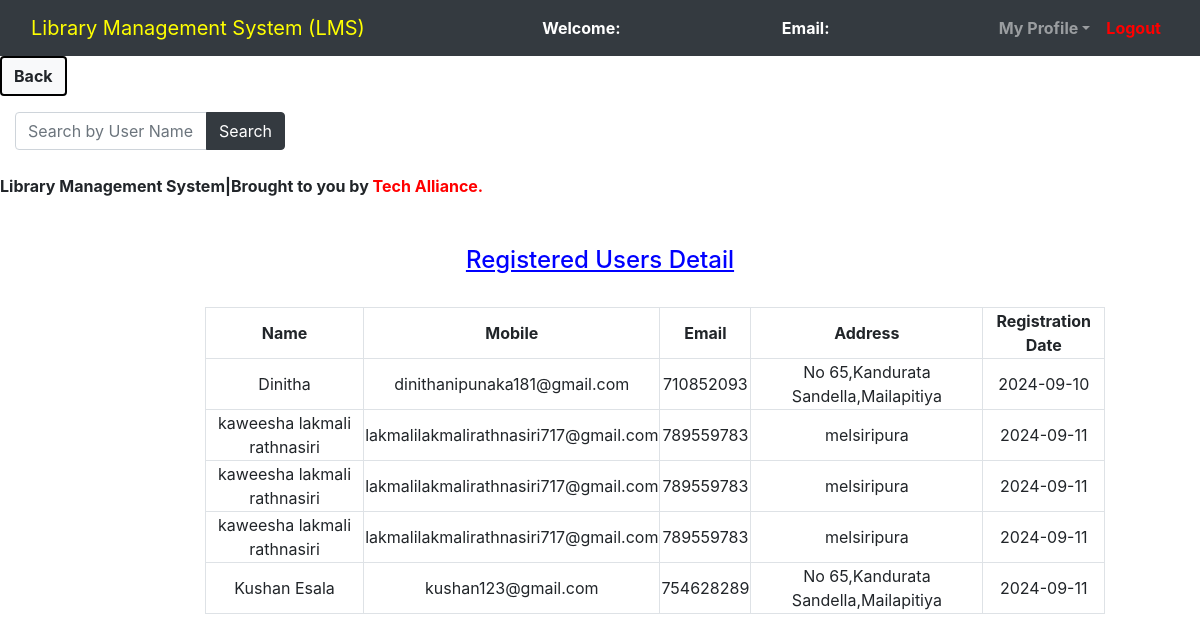
/super_admin/Regusers.php, run on the app's committed database.
### tables this page shows
CREATE TABLE `users` (
  `id` int(11) NOT NULL,
  `name` varchar(50) NOT NULL,
  `email` varchar(100) NOT NULL,
  `password` varchar(255) NOT NULL,
  `mobile` int(10) DEFAULT NULL,
  `address` varchar(250) DEFAULT NULL,
  `photo` varchar(200) DEFAULT NULL,
  `reg_date` date NOT NULL,
  `role` varchar(20) DEFAULT NULL
);

### super_admin/Regusers.php (the view, shortened to what this page needs)
<?php
	$connection = mysqli_connect("localhost","root","");
?>
<!DOCTYPE html>
<html>
<head>
	<link rel="stylesheet" type="text/css" href="../bootstrap-4.4.1/css/bootstrap.min.css">
</head>
<body>
	<nav class="navbar navbar-expand-lg navbar-dark bg-dark">
		<div class="container-fluid">
			<div class="navbar-header">
				<a class="navbar-brand" href="super_admin_dashboard.php"style=color:yellow;>Library Management System (LMS)</style></a>
			</div>
			<font style="color: white"><span><strong>Welcome: <?php echo $_SESSION['name'];?></strong></span></font>
			<font style="color: white"><span><strong>Email: <?php echo $_SESSION['email'];?></strong></font>
		    <ul class="nav navbar-nav navbar-right">
		      <li class="nav-item dropdown">
	        	<a class="nav-link dropdown-toggle" data-toggle="dropdown"><b>My Profile</b></a>
		      </li>
		      <li class="nav-item">
		        <a class="nav-link" href="../logout.php"style=color:red;><b>Logout</b></style></a>
		      </li>
		    </ul>
		</div>
	</nav>
	<a href="super_admin_dashboard.php" class="btn btn-light" style="border: 2px solid black;"><b>Back</b></a>
    <div class="container-fluid">
        <div class="row">
            <div class="col-md-3">
                <form method="GET" action="">
                    <div class="input-group mt-3">
                        <input type="text" class="form-control" name="search" placeholder="Search by User Name or ID">
                        <div class="input-group-append">
                            <button class="btn btn-dark" type="submit">Search</button>
                        </div>
                    </div>
                </form>
            </div>
            <div class="col-md-9">
            </div>
        </div>
    </div>
<?php
$query = "SELECT id, name, email, password, mobile, address, reg_date FROM users WHERE role = 'user'";
?>
	<br>
	<span><marquee><b>Library Management System|Brought to you by <span style=color:red;>Tech Alliance</style>.</b></marquee></span><br><br>
		<center><h4 style=color:blue;><u>Registered Users Detail</u></h4><br></center>
		<div class="row">
			<div class="col-md-2"></div>
			<div class="col-md-8">
				<form>
					<table class="table-bordered" width="900px" style="text-align: center">
						<tr>
							<th>Name</th>
							<th>Mobile</th>
							<th>Email</th>
							<th>Address</th>
							<th>Registration Date</th>
						</tr>
					<?php
						$query_run = mysqli_query($connection,$query);
						while ($row = mysqli_fetch_assoc($query_run)){
							$name = $row['name'];
							$email = $row['email'];
							$mobile = $row['mobile'];
							$address = $row['address'];
							$reg_date = $row['reg_date'];
					?>
						<tr>
							<td><?php echo $name;?></td>
							<td><?php echo $email;?></td>
							<td><?php echo $mobile;?></td>
							<td><?php echo $address;?></td>
							<td><?php echo $reg_date;?></td>
						</tr>
					<?php
						}
					?>
				</table>
				</form>
			</div>
			<div class="col-md-2"></div>
		</div>
</body>
</html>

### data on the page
users: name "Dinitha", email "dinithanipunaka181@gmail.com", mobile "710852093", address "No 65,Kandurata Sandella,Mailapitiya", reg_date "2024-09-10"
users: name "kaweesha lakmali rathnasiri", email "lakmalilakmalirathnasiri717@gmail.com", mobile "789559783", address "melsiripura", reg_date "2024-09-11"
users: name "kaweesha lakmali rathnasiri", email "lakmalilakmalirathnasiri717@gmail.com", mobile "789559783", address "melsiripura", reg_date "2024-09-11"
users: name "kaweesha lakmali rathnasiri", email "lakmalilakmalirathnasiri717@gmail.com", mobile "789559783", address "melsiripura", reg_date "2024-09-11"
users: name "Kushan Esala", email "kushan123@gmail.com", mobile "754628289", address "No 65,Kandurata Sandella,Mailapitiya", reg_date "2024-09-11"
